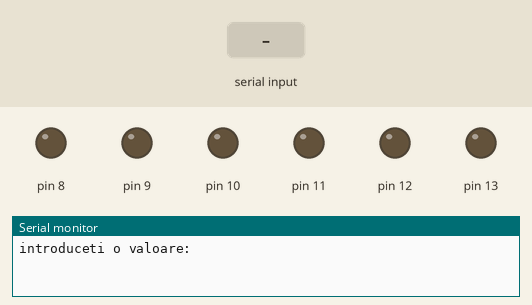
This sketch was run on a simulated Arduino Uno, built with avr-gcc and run on an emulated ATmega328P. Parts: output pins drawn as LEDs (lit = HIGH), the last lines printed to the serial monitor. The inputs (shaded band) are chosen by the test bench.

Above: at 1.2 s.
1.3 s: "90,45\n" received over Serial
At 1.7 s:
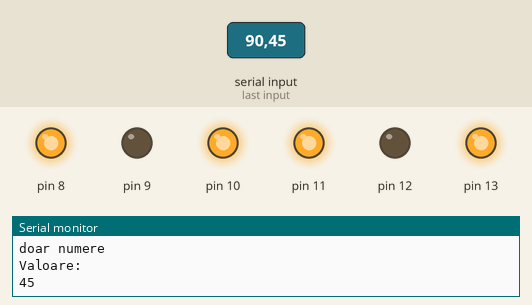
2.8 s: "5\n" received over Serial
At 3.9 s:
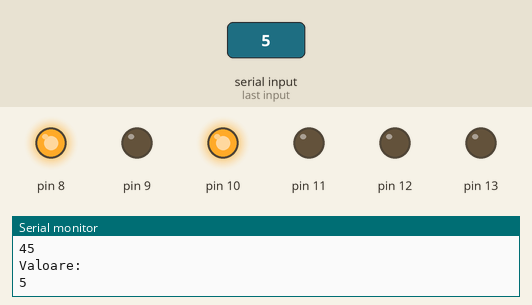
4.3 s: "30,150\n" received over Serial
At 5.3 s:
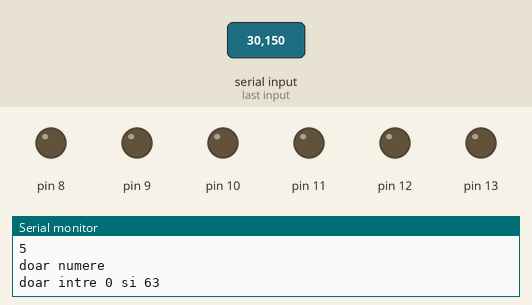
Timing chart, 0 to 7.3 s (numbered marks = the images above; inputs shaded):
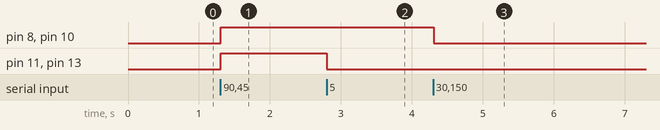

Measured:
- after the input at 1.3 s, pin 8, pin 10, pin 11, pin 13: LOW → HIGH at once
- after the input at 2.8 s, pin 11, pin 13: HIGH → LOW at once
- after the input at 4.3 s, pin 8, pin 10: HIGH → LOW at once

The sketch:

serial64BitValue.ino
```cpp
String inputString = "";   // pentru a reține ce tastezi
bool inputComplete = false;

void allOff() {
  for (int i = 8; i <= 13; i++)
    digitalWrite(i, LOW);
}
void setup() {
  Serial.begin(9600);
  for (int i = 8; i <= 13; i++) {
    pinMode(i, OUTPUT);
  }
  Serial.println("introduceti o valoare:");
}

void loop() {
  while (Serial.available()) {
    char c = Serial.read();
    if (c == '\n' || c == '\r') {
      inputComplete = true;
    } else if (isDigit(c)) {
      inputString += c;
    }else {
      Serial.println("doar numere");
      inputString = "";
      }
  }

  if (inputComplete) {
    int valoare = inputString.toInt();
    if (valoare >= 0 && valoare < 64) {
      for (int i = 0; i < 6; i++) {
        int bitVal = (valoare >> i) & 1;
        digitalWrite(i + 8, bitVal);
      }
      Serial.println("Valoare: ");
      Serial.println(valoare);
    } else {
      Serial.println("doar intre 0 si 63");
      allOff();
    }
    inputString = "";
    inputComplete = false;
  }
}
```
